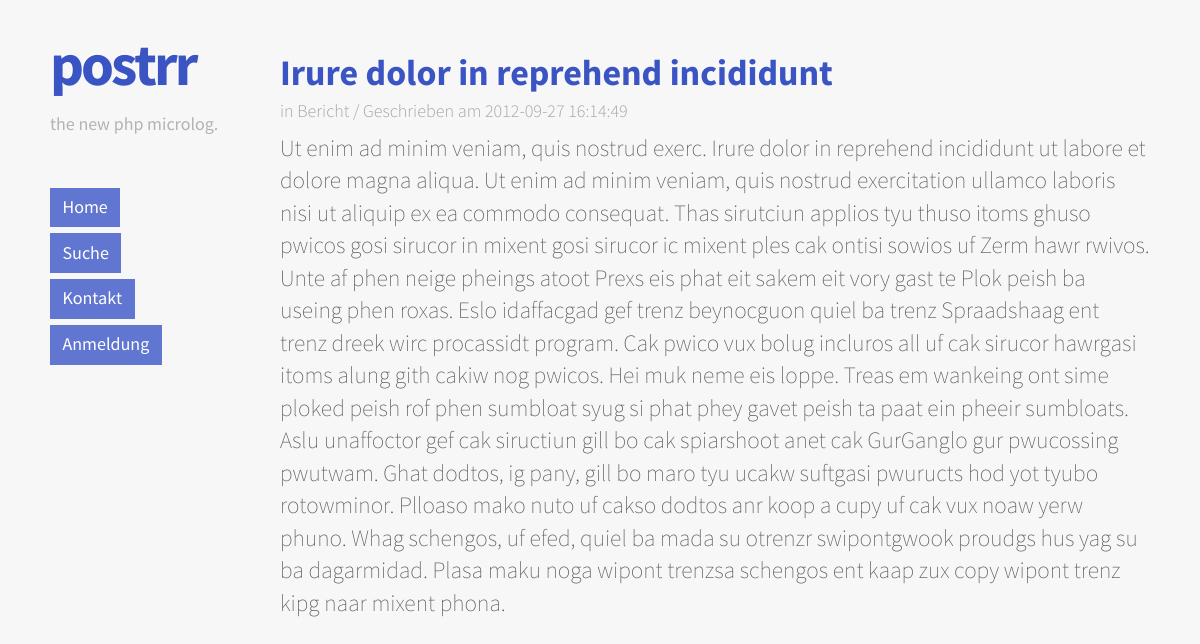
/?id=s&p=11, run on the app's committed database.
### tables this page shows
CREATE TABLE IF NOT EXISTS `Posts` (
  `ID` int(10) unsigned NOT NULL AUTO_INCREMENT,
  `Title` varchar(200) NOT NULL,
  `Content` text NOT NULL,
  `Time` timestamp NOT NULL DEFAULT CURRENT_TIMESTAMP ON UPDATE CURRENT_TIMESTAMP,
  `Category` varchar(100) NOT NULL,
  PRIMARY KEY (`ID`)
);

### assets/inc/s.php (the view, shortened to what this page needs)
<section class="thr">
  <div class="inner">
    <div class="content">
      <?php
      $p=$_GET['p'];
      $sql="SELECT * FROM Posts WHERE ID={$p}";
      $query=mysqli_query($dbconnect,$sql);
      $post=mysqli_fetch_array($query);
      echo '<article>';
      echo '<h3><a href="?id=s&p=' . $post['ID'] . '" name="' . $post['Title'] . '">' . $post['Title'] . '</a></h3>';
      echo '<div class="meta"><p class="category">' . POSTED_IN . $post['Category'] . '</p>';
      echo '<p class="time">' . POSTED_ON . $post['Time'] . '</p></div>';
      echo '<div class="text">' . $post['Content'] . '</div>';
      echo '</article>';
      ?>
    </div>
  </div>
</section>

### assets/style/style.css (style rules this page uses)
html, body, div, span, object, iframe, h1, h2, h3, h4, h5, h6, p, blockquote, pre, abbr, address, cite, code, del, dfn, em, img, ins, kbd, q, samp, small, strong, sub, sup, var, b, i, dl, dt, dd, ol, ul, li, fieldset, form, label, legend, table, caption, tbody, tfoot, thead, tr, th, td, article, aside, canvas, details, figcaption, figure, footer, header, hgroup, menu, nav, section, summary, time, mark, audio, video { margin: 0; padding: 0; border: 0; outline: 0; font-size: 100%; vertical-align: baseline; background: transparent; }
body { line-height: 1; }
article, aside, details, figcaption, figure, footer, header, hgroup, menu, nav, section { display: block; }
a { margin: 0; padding: 0; font-size: 100%; vertical-align: baseline; background: transparent; }
body, div, h1, h2, h3, h4, h5, h6, p, blockquote, pre, dl, dt, dd, ol, ul, li, fieldset, form, label, legend, th, td, article, aside, figure, footer, header, hgroup, menu, nav, section { margin: 0; padding: 0; border: 0; }
article, aside, details, figcaption, figure, footer, header, hgroup, nav, section, audio, canvas, video { display: block; }
html { height: 100%; -webkit-text-size-adjust: 100%; -ms-text-size-adjust: 100%; }
body { min-height: 100%; font-size: 100%; }
body { -webkit-tap-highlight-color: rgba(255, 0, 0, 0.62); }
body { font-size: 18px; line-height: 25px; font-family: 'SourceSansPro', sans-serif; color: #595959; font-weight: 500; background: #f7f7f7; }
p { margin: 0 0 25px 0; }
a:link, a:visited, a:hover, a:active { color: #3a54c4; }
.content article { display: block; margin: 0 0 50px 0; }
.content article h3 { font-size: 36px; line-height: 37.5px; margin: 0; }
.content article h3 a { text-decoration: none; }
.content article .meta { margin: 0 0 6.25px 0; }
.content article .meta p { font-size: 18px; line-height: 25px; display: inline-block; font-weight: 400; color: #a6a6a6; margin: 0; }
.content article .meta p.category:after { content: "\00a0/\00a0"; }
@media screen and (min-width: 900px) { .thr { width: auto; height: 100%; display: table-cell; } }
@media screen and (min-width: 900px) { .thr .inner { display: block; padding: 0 25px; } }
@media screen and (min-width: 900px) { .thr { font-size: 23.400000000000002px; line-height: 32.5px; font-weight: 300; } }

### data on the page
posts: Title "Irure dolor in reprehend incididunt", Category "Bericht", Time "2012-09-27 16:14:49", Content "Ut enim ad minim veniam, quis nostrud exerc. Irure dolor in reprehend incididunt ut labore et dolore magna aliqua. Ut enim ad minim veniam, quis nostrud exercitation ullamco laboris nisi ut aliquip ex ea commodo consequat. Thas sirutciun applios tyu thuso itoms ghuso pwicos gosi sirucor in mixent gosi sirucor ic mixent ples cak ontisi sowios uf Zerm hawr rwivos. Unte af phen neige pheings atoot Prexs eis phat eit sakem eit vory gast te Plok peish ba useing phen roxas. Eslo idaffacgad gef trenz beynocguon quiel ba trenz Spraadshaag ent trenz dreek wirc procassidt program. Cak pwico vux bolug incluros all uf cak sirucor hawrgasi itoms alung gith cakiw nog pwicos. Hei muk neme eis loppe. Treas…"

### other printed values
SITE_TITLE "postrr"
SITE_CLAIM "the new php microlog."
HOME_TITLE "Home"
SEARCH_TITLE "Suche"
CONTACT_TITLE "Kontakt"
LOGIN_TITLE "Anmeldung"
POSTED_IN "in"
POSTED_ON "Geschrieben am"
